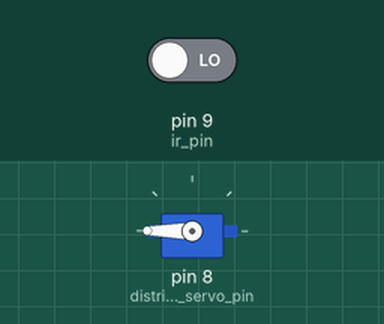
This sketch was run on a simulated Arduino Uno, built with avr-gcc and run on an emulated ATmega328P. Parts: servo. The test bench sets the inputs (shaded band); at power-on: pin 9 (ir_pin) LOW.

Above: at 4.8 s.
4.9 s: pin 9 (ir_pin) driven HIGH
At 5.8 s:
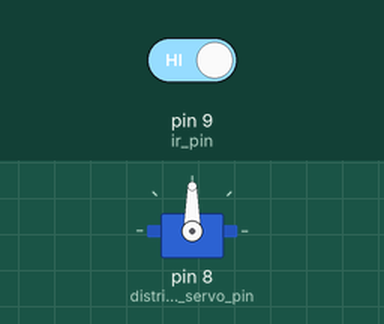
7.6 s: pin 9 (ir_pin) driven LOW
At 8.6 s:
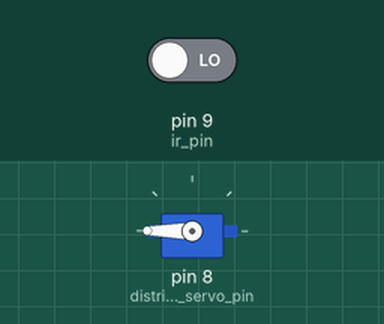
Timing chart, 0 to 19.6 s (numbered marks = the images above; inputs shaded):
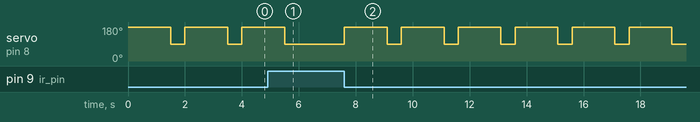

The sketch:

sabyn.ino
```cpp
#include <Servo.h>

Servo distribute_servo;

int ir_pin = 9;
int distribute_servo_pin = 8;
int val;

void setup() {
  pinMode(ir_pin,INPUT);
  distribute_servo.attach(distribute_servo_pin);
}

void loop() {
  val = digitalRead(ir_pin);
  if (val==1)
  {distribute_servo.write(90);
  }
  if (val==0)
  {distribute_servo.write(180);
  delay(1500);
  {distribute_servo.write(90);
  delay(500);
  }
}
}
```

Measured:
- after the input at 4.9 s, servo on pin 8 (distribute_servo_pin): goes on until 5.5 s, then stays 90°
- after the input at 7.6 s, servo on pin 8 (distribute_servo_pin): alternates 180° for 1.5 s and 90° for 0.50 s, starting at once
- by itself, servo on pin 8 (distribute_servo_pin): alternates 180° for 1.5 s and 90° for 0.50 s
